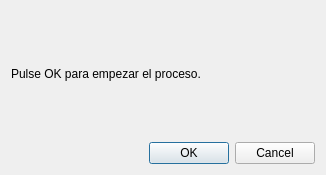
<?xml version="1.0" encoding="UTF-8"?>
<ui version="4.0">
 <class>DlgRestoreFromCloud</class>
 <widget class="QDialog" name="DlgRestoreFromCloud">
  <property name="geometry">
   <rect>
    <x>0</x>
    <y>0</y>
    <width>326</width>
    <height>175</height>
   </rect>
  </property>
  <property name="windowTitle">
   <string>Dialog</string>
  </property>
  <property name="modal">
   <bool>true</bool>
  </property>
  <layout class="QVBoxLayout" name="verticalLayout">
   <item>
    <widget class="QLabel" name="label">
     <property name="text">
      <string>Pulse OK para empezar el proceso.</string>
     </property>
     <property name="wordWrap">
      <bool>true</bool>
     </property>
    </widget>
   </item>
   <item>
    <widget class="QDialogButtonBox" name="buttonBox">
     <property name="orientation">
      <enum>Qt::Horizontal</enum>
     </property>
     <property name="standardButtons">
      <set>QDialogButtonBox::Cancel|QDialogButtonBox::Ok</set>
     </property>
    </widget>
   </item>
  </layout>
 </widget>
 <resources/>
 <connections>
  <connection>
   <sender>buttonBox</sender>
   <signal>accepted()</signal>
   <receiver>DlgRestoreFromCloud</receiver>
   <slot>accept()</slot>
   <hints>
    <hint type="sourcelabel">
     <x>248</x>
     <y>254</y>
    </hint>
    <hint type="destinationlabel">
     <x>157</x>
     <y>274</y>
    </hint>
   </hints>
  </connection>
  <connection>
   <sender>buttonBox</sender>
   <signal>rejected()</signal>
   <receiver>DlgRestoreFromCloud</receiver>
   <slot>reject()</slot>
   <hints>
    <hint type="sourcelabel">
     <x>316</x>
     <y>260</y>
    </hint>
    <hint type="destinationlabel">
     <x>286</x>
     <y>274</y>
    </hint>
   </hints>
  </connection>
 </connections>
</ui>
